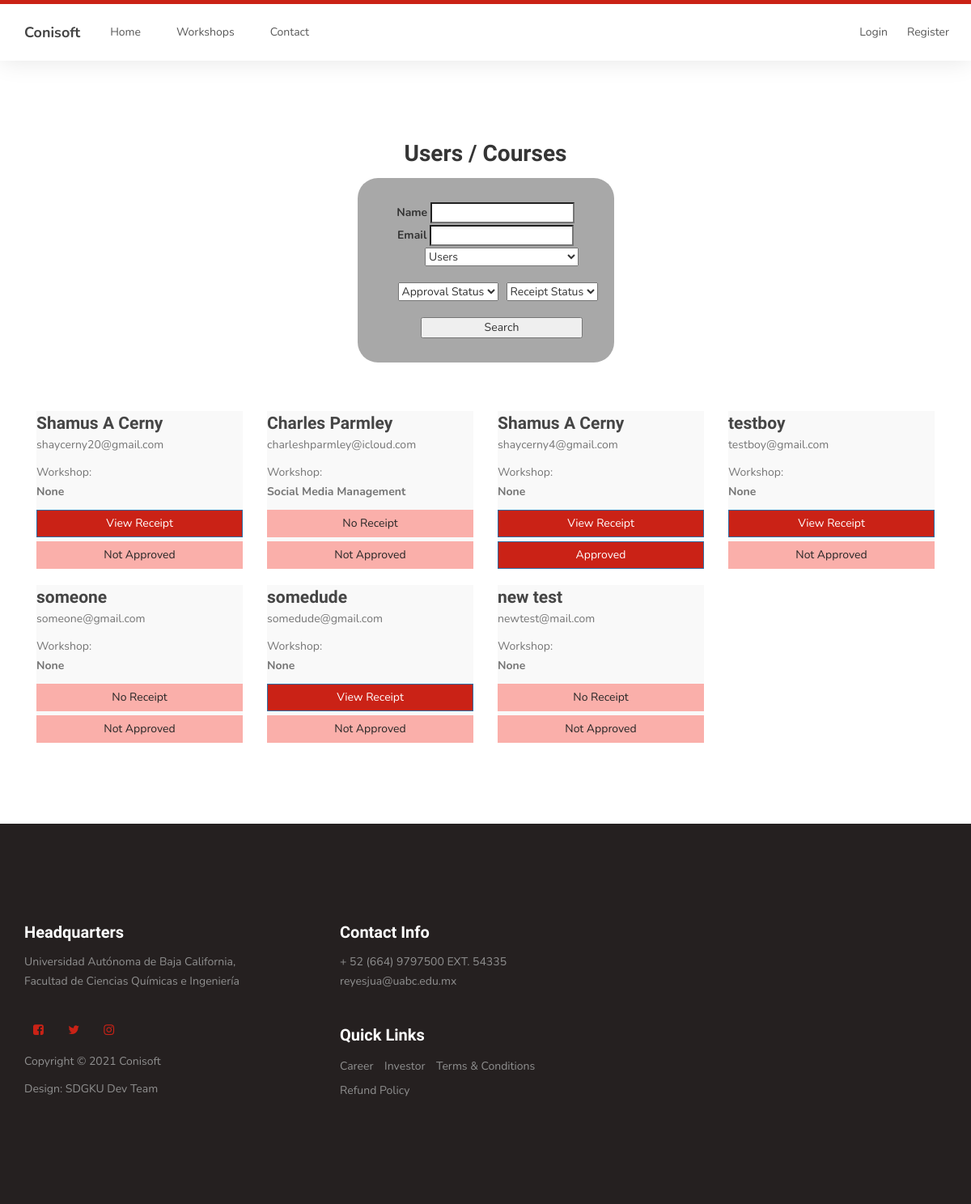
Page /manage on the earlier database version.
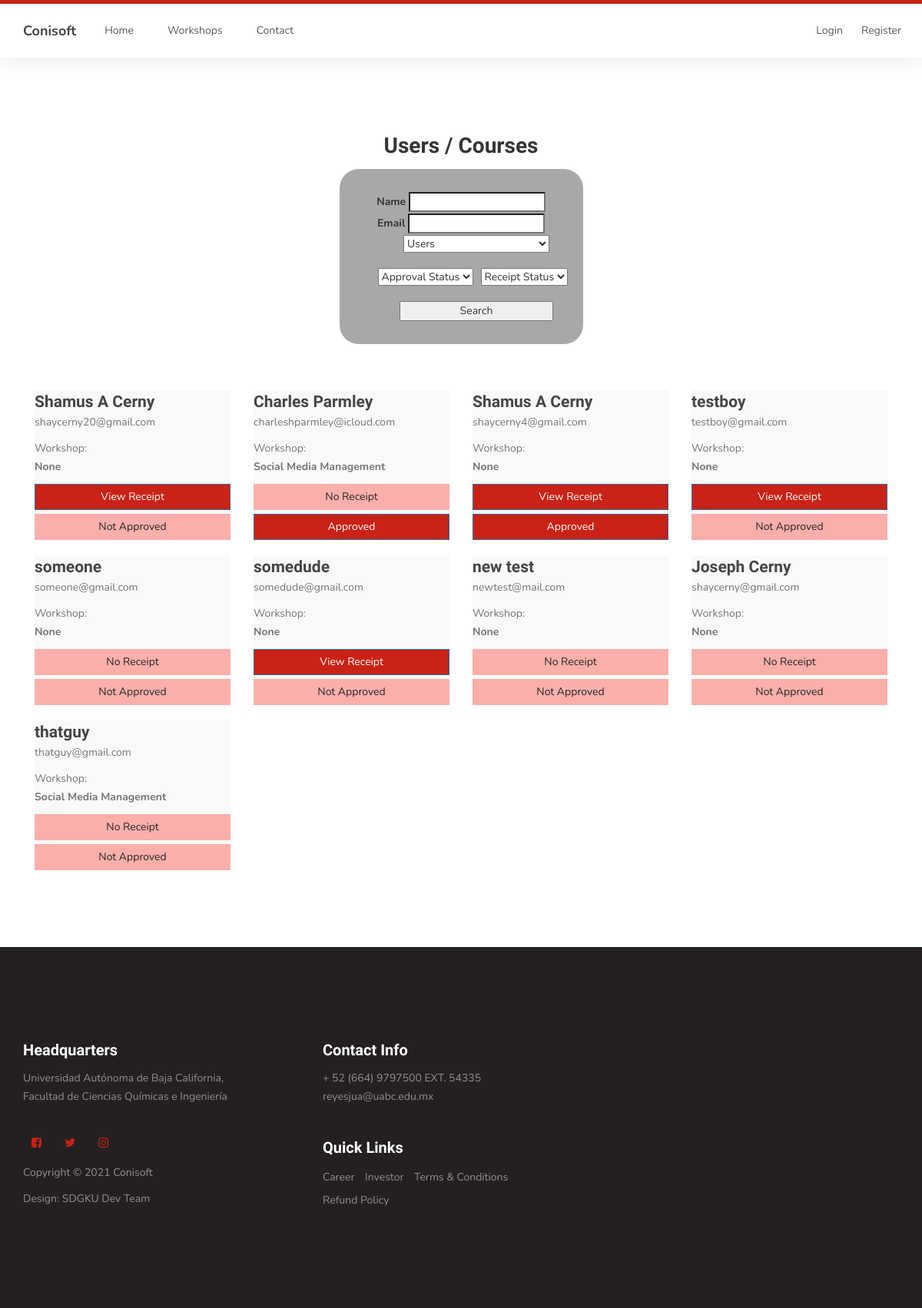
Same page on the later database version.
### mainApp/models.py (models this page shows, shortened)
class User(AbstractBaseUser):
    context_object_name = 'User'
    email = models.EmailField(
        verbose_name='email address',
        max_length=255,
        unique=True,
    )
    is_active = models.BooleanField(default=True)
    staff = models.BooleanField(default=False) # a admin user; non super-user
    admin = models.BooleanField(default=False) # a superuser
    Full_Name = models.CharField(max_length=200)
    industry_type = models.CharField(max_length=200)
    presenter = models.BooleanField(default=False)
    approved = models.BooleanField(default=False) # reciept approval
    paper = models.FileField('paper', upload_to='papers/', null=True, blank=True)
    guests = models.IntegerField(default=0, null=True)
    courses_subscribed = models.IntegerField(default=0)
    receipt_photo = models.ImageField('Receipt Photo', upload_to='receipts/', null=True, default='None')
    course_1_name = models.CharField(max_length=200, null=True, blank=True, default='None')
    course_1_id = models.IntegerField(default=0, null=True)
    course_1_link = models.CharField(max_length=200, null=True, default='None')
    USERNAME_FIELD = 'email'
    REQUIRED_FIELDS = [] # Email & Password are required by default.
    objects = UserManager()

### mainApp/views.py (the view)
# urls.py: path('manage', ManageView.as_view(), name='manage'),
class ManageView(ListView):
    model = User
    template_name = 'manage.html'
    context_object_name = 'search_results'
    def get_queryset(self):
       result = super(ManageView, self).get_queryset()
       name_search = self.request.GET.get('name_search')
       email_search = self.request.GET.get('email_search')
       approval_search = self.request.GET.get('approval_type')
       receipt_search = self.request.GET.get('receipt_search')
       print(f'Name: {name_search}\nEmail: {email_search}\nApproval: {approval_search}\nReceipt: {receipt_search}')
       if email_search or approval_search or name_search or receipt_search:
          user_results = User.objects.filter(Full_Name__contains=name_search, email__contains=email_search,
		  approved__contains=approval_search, receipt_photo__contains=receipt_search)
          workshop_results = Course.objects.filter(name__contains=name_search, email__contains=email_search,
          approved__contains=approval_search)
          result = (list(chain(user_results, workshop_results)))
       else:
           user_results = User.objects.all()
           workshop_results = Course.objects.all()
           result = (list(chain(user_results, workshop_results)))
       return result

### templates/manage.html (shortened to what the changed rows need)
{% extends 'base.html' %}
{% load static %}
{% block content %}
<section id="courses">
    <div class="container">
        <div class="row">
            <div class="section-title">
                <h2>Users / Courses</h2>
            </div>
        </div>
    </div>
    <div class="container">
        <div class="row" id="hidden_div">
            <div class="col-md-12 col-sm-12">
                {% for user in search_results %}
                {% if user.Full_Name %}
                <div class="col-md-3 col-sm-3">
                    <div class="item">
                        <div class="courses-thumb">
                            <div class="card" style="width: 100%;">
                                <div class="card-body">
                                    <a href="/admin/mainApp/user/{{user.id}}/change/">
                                        <h3 class="card-title">{{ user.Full_Name }}</h3>
                                    </a>
                                    <a href="/admin/mainApp/user/{{user.id}}/change/">
                                        <p class="card-text">{{ user.email }}</p>
                                    </a>
                                    <a href="/admin/mainApp/user/{{user.id}}/change/">
                                        <p class="card-text">Workshop: <br><strong>{{ user.course_1_name }}
                                                <br>{{user.course_2_name }}</strong></p>
                                    </a>
                                    {% if user.receipt_photo != 'None' %}
                                    <a href='{{ user.receipt_photo.url}}' class="btn btn-primary"
                                        style="width: 100%; margin-bottom: 5px; background-color: #ca2216; border-radius: 0;"
                                        alt="Missing">View Receipt</a>
                                    {% else %}
                                    <a href='/admin/mainApp/user/{{user.id}}/change/' class="btn btn-outline-primary"
                                        style="width: 100%; background-color: #fc140452; margin-bottom: 5px; border-radius: 0;"
                                        alt="Missing">No Receipt</a>
                                    {% endif %}
                                    <br>
                                    {% if user.approved == True %}
                                    <a href="/admin/mainApp/user/{{user.id}}/change/" class="btn btn-primary"
                                        style="width: 100%; background-color: #ca2216; border-radius: 0;">Approved</a>
                                    {% else %}
                                    <a href="/admin/mainApp/user/{{user.id}}/change/" class="btn btn-outline-primary"
                                        style="width: 100%; background-color: #fc140452; border-radius: 0;">Not
                                        Approved</a>
                                    {% endif %}
                                </div>
                            </div>
                        </div>
                    </div>
                </div>
                {% endif %}
                {% empty %}
                <h1>No Results</h1>
                {% endfor %}
            </div>
        </div>
    </div>
</section>
{% endblock %}

Differences in the rows shown:
changed User "Charles Parmley": approved "Not Approved" → "Approved"
added User: Full_Name "Joseph Cerny", email "shaycerny@gmail.com", course_1_name "None"
added User: Full_Name "thatguy", email "thatguy@gmail.com", course_1_name "Social Media Management"
